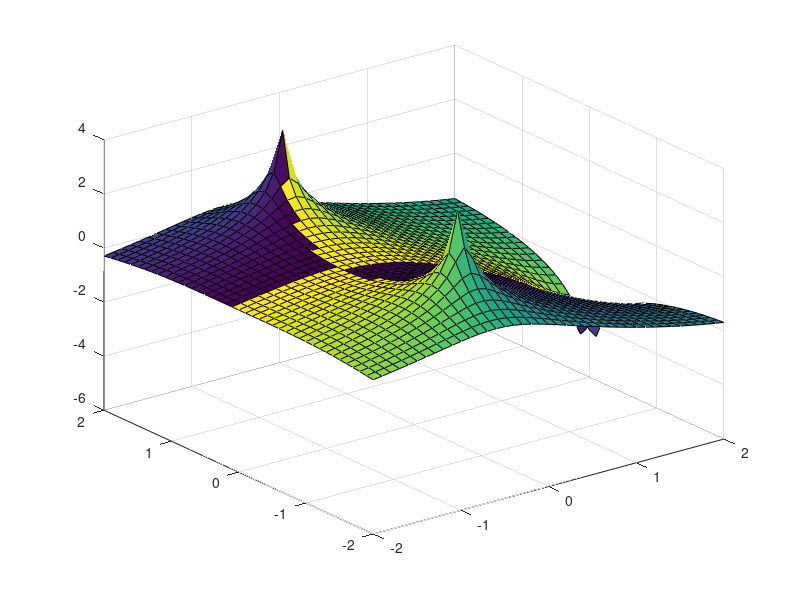

Reproduce this figure in MATLAB.
%% 
% Name: Mukesh Aryal
% 
% Student ID: 268456

[X,Y]=meshgrid(-2:0.1:2);
Z=X+1i*Y;
f1=(Z-2)./(Z.^2+Z+2);
f=log(abs(f1));
c=angle(f1);
surf(X,Y,f,c);